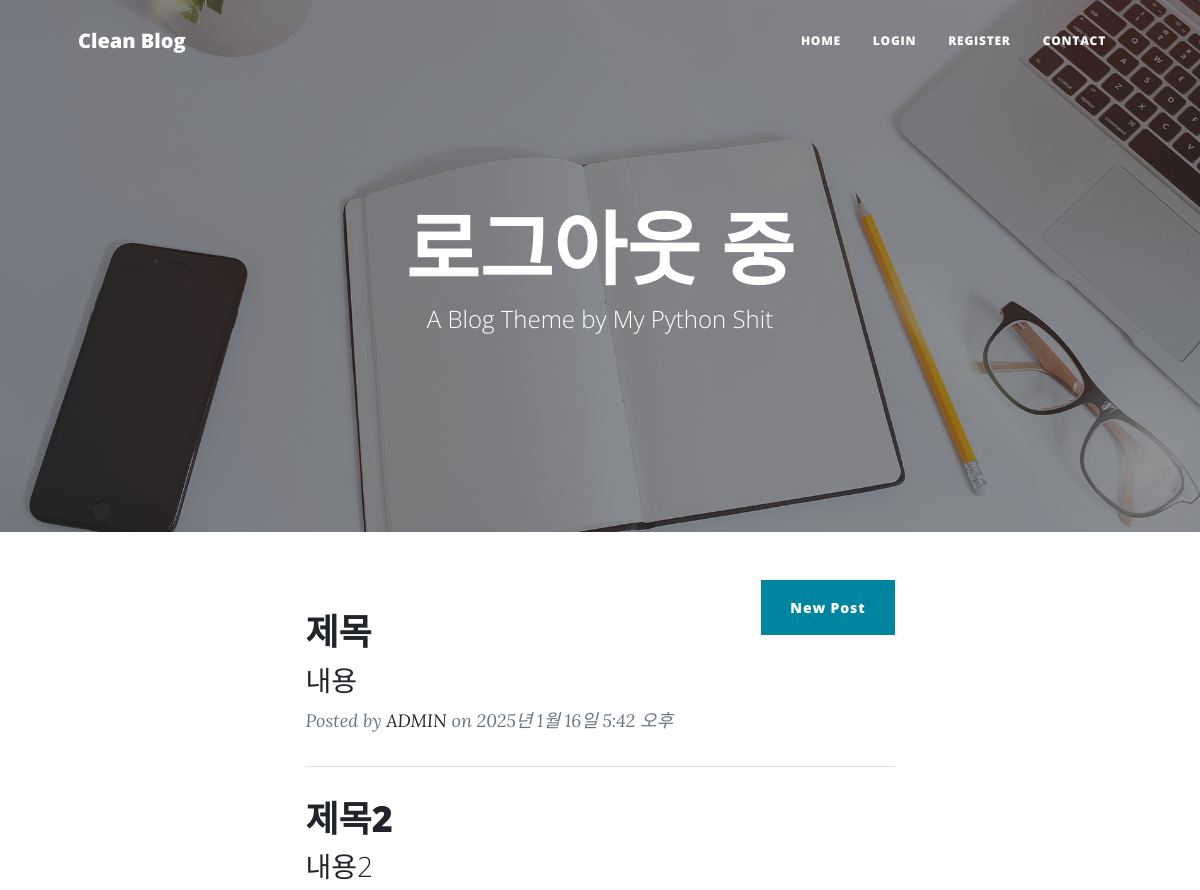
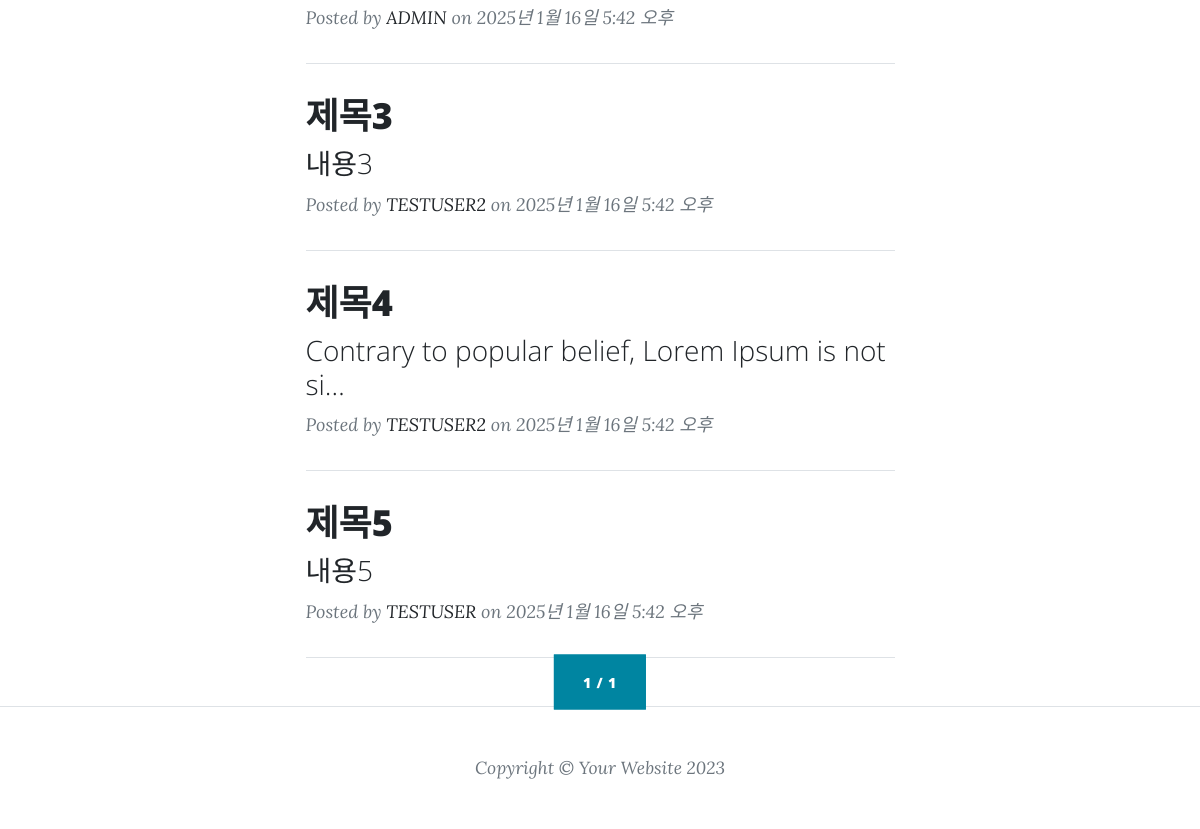
The page /blogs/ on the database as committed earlier (2 pictures, top to bottom).
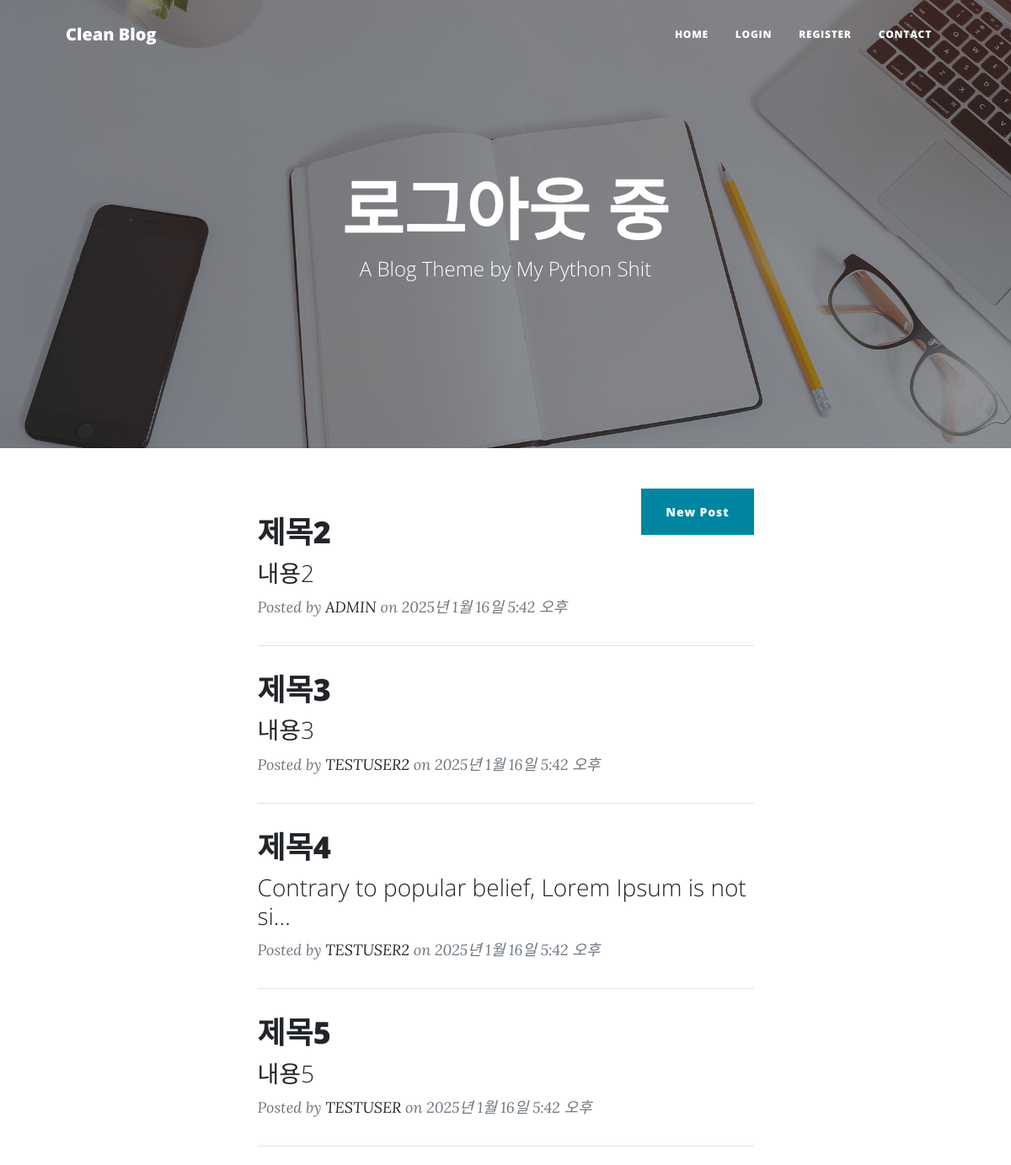
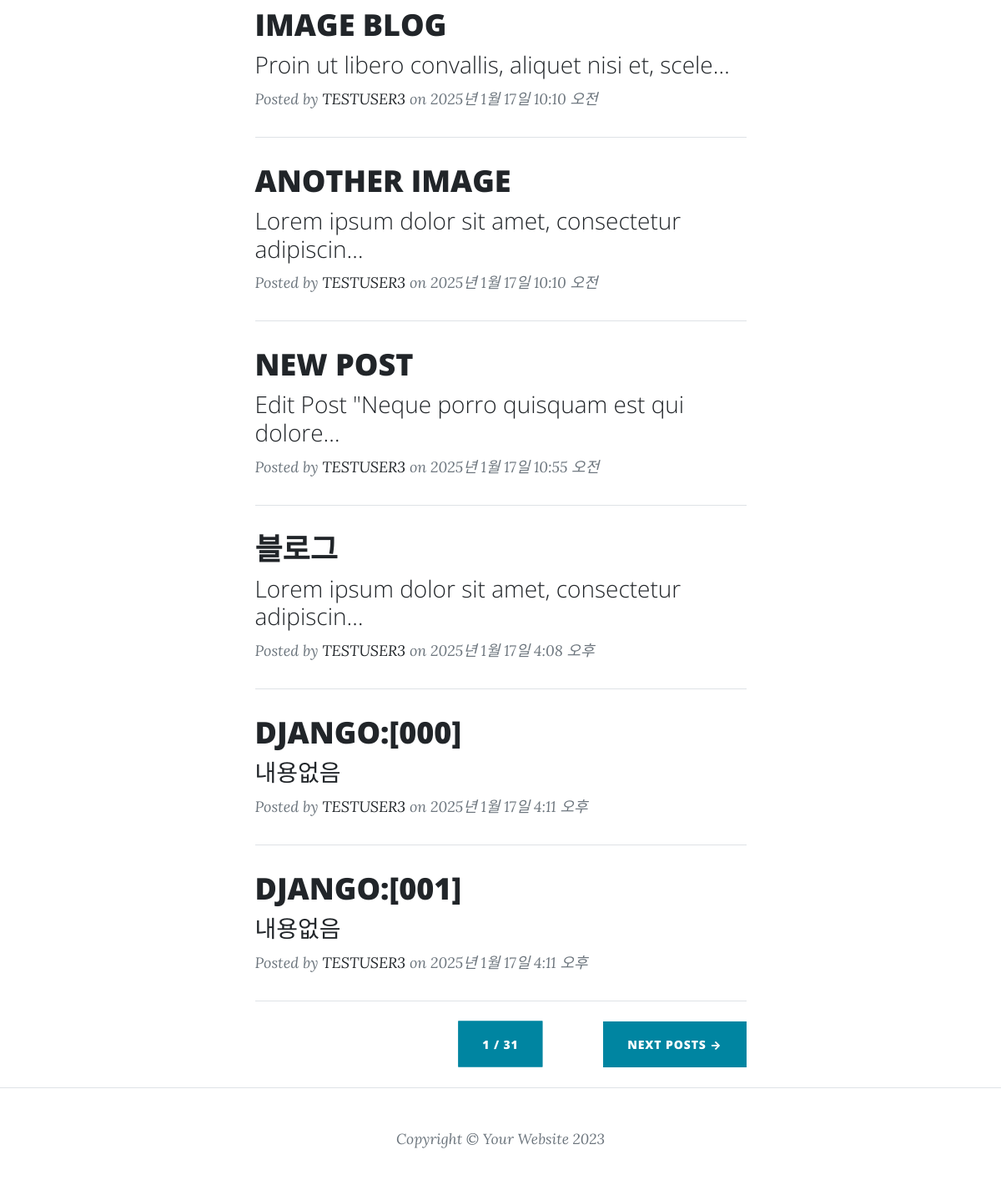
The same page on the database as committed later (2 pictures, top to bottom).
### blogs/models.py (models this page shows, shortened)
class BlogPost(models.Model):
    user = models.ForeignKey(User, verbose_name="블로그 유저", on_delete=models.CASCADE)
    title = models.CharField(max_length=200, verbose_name="제목")
    content = models.TextField(verbose_name="내용")
    image = models.ImageField(
        blank=True, null=True, upload_to="blogs", verbose_name="첨부파일"
    )
    created_at = models.DateTimeField(auto_now_add=True, verbose_name="작성날짜")
    modified_at = models.DateTimeField(auto_now=True, verbose_name="수정날짜")
    likes = models.ManyToManyField(User, related_name="likes", blank=True)
    tag = TaggableManager(help_text="여러개의 태그를 원하시면 , 로 구분가능 합니다")
    class Meta:
        db_table = "blogtbl"

### users/models.py (models this page shows, shortened)
class User(AbstractBaseUser, PermissionsMixin):
    GENDER_CHOICES = [
        (0, "남자"),
        (1, "여자"),
        (2, "비공개"),
    ]
    email = models.EmailField(verbose_name="이메일", unique=True, max_length=255)
    name = models.CharField(verbose_name="이름", max_length=50)
    gender = models.SmallIntegerField(
        verbose_name="성별", choices=GENDER_CHOICES, blank=True
    )
    is_staff = models.BooleanField(verbose_name="스태프", default=False)
    objects = UserManager()
    USERNAME_FIELD = "email"
    REQUIRED_FIELDS = ["name"]

### blogs/views.py (the view)
# urls.py: path("", views.blog_list, name="list"),
def blog_list(request):
    page = request.GET.get("page", 1)
    post = BlogPost.objects.order_by("created_at")
    paginator = Paginator(post, 10)
    posts = paginator.get_page(page)
    return render(request, "blogs/list.html", {"posts": posts, "page": page})

### templates/blogs/list.html (shortened to what this page needs)
{% extends "base.html" %}
{% block content %}
  <div class="row gx-4 gx-lg-5 justify-content-center">
    <div class="col-md-10 col-lg-8 col-xl-7">
      <div class="position-relative">
        <a href="{% url "blogs:create" %}" class="btn btn-primary position-absolute top-0 end-0">New Post</a>
      </div>
      {% for post in posts %}
        <div class="post-preview">
          <a href="{% url "blogs:detail" post.pk %}">
            <h2 class="post-title">{{post.title|upper}}</h2>
            <h3 class="post-subtitle">{{post.content|truncatechars:50}}</h3>
          </a>
          <p class="post-meta">
            Posted by
            <a href="#!">{{post.user.name|upper}}</a>
            on
            {{post.created_at}}
          </p>
        </div>
        <hr class="my-4"/>
      {% endfor %}
      <div class="d-flex justify-content-end mb-4 position-relative">
        <a class="btn btn-primary text-uppercase position-absolute top-50 start-50 translate-middle " href="#">{{posts.number}}
          /
          {{posts.paginator.num_pages}}</a>
        {% if posts.has_next %}
          <a class="btn btn-primary text-uppercase" href="?page={{posts.next_page_number}}">Next Posts →</a>
        {% endif %}
      </div>
    </div>
  </div>
{% endblock content %}

### templates/base.html (shortened to what this page needs)
{% load static %}
<!DOCTYPE html>
<html lang="en">
  <head>
    <link href="{% static "/css/styles.css" %}" rel="stylesheet"/>
  </head>
  <body>
    <nav class="navbar navbar-expand-lg navbar-light" id="mainNav">
      <div class="container px-4 px-lg-5">
        <a class="navbar-brand" href="{% url "blogs:list" %}">Clean Blog</a>
        <div class="collapse navbar-collapse" id="navbarResponsive">
          <ul class="navbar-nav ms-auto py-4 py-lg-0">
            <li class="nav-item">
              <a class="nav-link px-lg-3 py-3 py-lg-4" href="{% url "blogs:list" %}">Home</a>
            </li>
            {% if not user.is_authenticated %}
              <li class="nav-item">
                <a class="nav-link px-lg-3 py-3 py-lg-4" href="{% url "users:login" %}">Login</a>
              </li>
              <li class="nav-item">
                <a class="nav-link px-lg-3 py-3 py-lg-4" href="{% url "users:register" %}">Register</a>
              </li>
            {% endif %}
            <li class="nav-item">
              <a class="nav-link px-lg-3 py-3 py-lg-4" href="#">Contact</a>
            </li>
          </ul>
        </div>
      </div>
    </nav>
    <header class="masthead" style="background-image: url('{% static '/assets/img/home-bg.jpg' %}')">
      <div class="container position-relative px-4 px-lg-5">
        <div class="row gx-4 gx-lg-5 justify-content-center">
          <div class="col-md-10 col-lg-8 col-xl-7">
            <div class="site-heading">
              {% if user.is_authenticated %}
                {% if user.is_superuser %}
                  <h1>ADMIN 로그인 중</h1>
                {% else %}
                  <h1>로그인 중</h1>
                {% endif %}
              {% else %}
                <h1>로그아웃 중</h1>
              {% endif %}
              <span class="subheading">A Blog Theme by My Python Shit</span>
            </div>
          </div>
        </div>
      </div>
    </header>
    <div class="container px-4 px-lg-5">
      {% block content %}{% endblock content %}
    </div>
    {% include "footer.html" %}
  </body>
</html>

### templates/footer.html
<footer class="border-top">
  <div class="container px-4 px-lg-5">
    <div class="row gx-4 gx-lg-5 justify-content-center">
      <div class="col-md-10 col-lg-8 col-xl-7">
        <div class="small text-center text-muted fst-italic">Copyright &copy; Your Website 2023</div>
      </div>
    </div>
  </div>
</footer>

Rows that differ between the two databases and show on the page:
removed BlogPost: title "제목", content "내용", user.name "ADMIN", created_at "2025년 1월 16일 5:42 오후"
added BlogPost: title "IMAGE BLOG", content "Proin ut libero convallis, aliquet nisi et, scele…", user.name "TESTUSER3", created_at "2025년 1월 17일 10:10 오전"
added BlogPost: title "ANOTHER IMAGE", content "Lorem ipsum dolor sit amet, consectetur adipiscin…", user.name "TESTUSER3", created_at "2025년 1월 17일 10:10 오전"
added BlogPost: title "NEW POST", content "Edit Post \"Neque porro quisquam est qui dolore…", user.name "TESTUSER3", created_at "2025년 1월 17일 10:55 오전"
added BlogPost: title "블로그", content "Lorem ipsum dolor sit amet, consectetur adipiscin…", user.name "TESTUSER3", created_at "2025년 1월 17일 4:08 오후"
added BlogPost: title "DJANGO:[000]", content "내용없음", user.name "TESTUSER3", created_at "2025년 1월 17일 4:11 오후"
added BlogPost: title "DJANGO:[001]", content "내용없음", user.name "TESTUSER3", created_at "2025년 1월 17일 4:11 오후"
Other text that changed with them:
{{ posts.paginator.num_pages }}: "1" → "31"
text now shown: "NEXT POSTS →"
